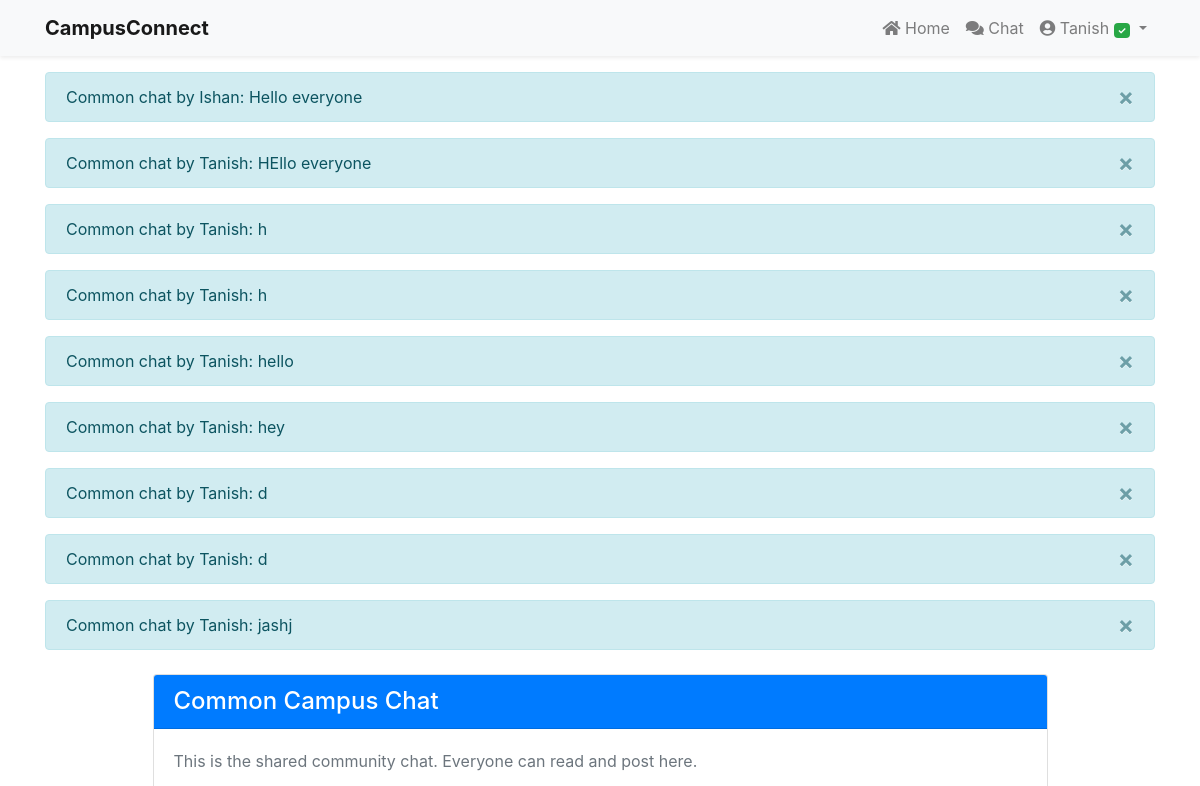
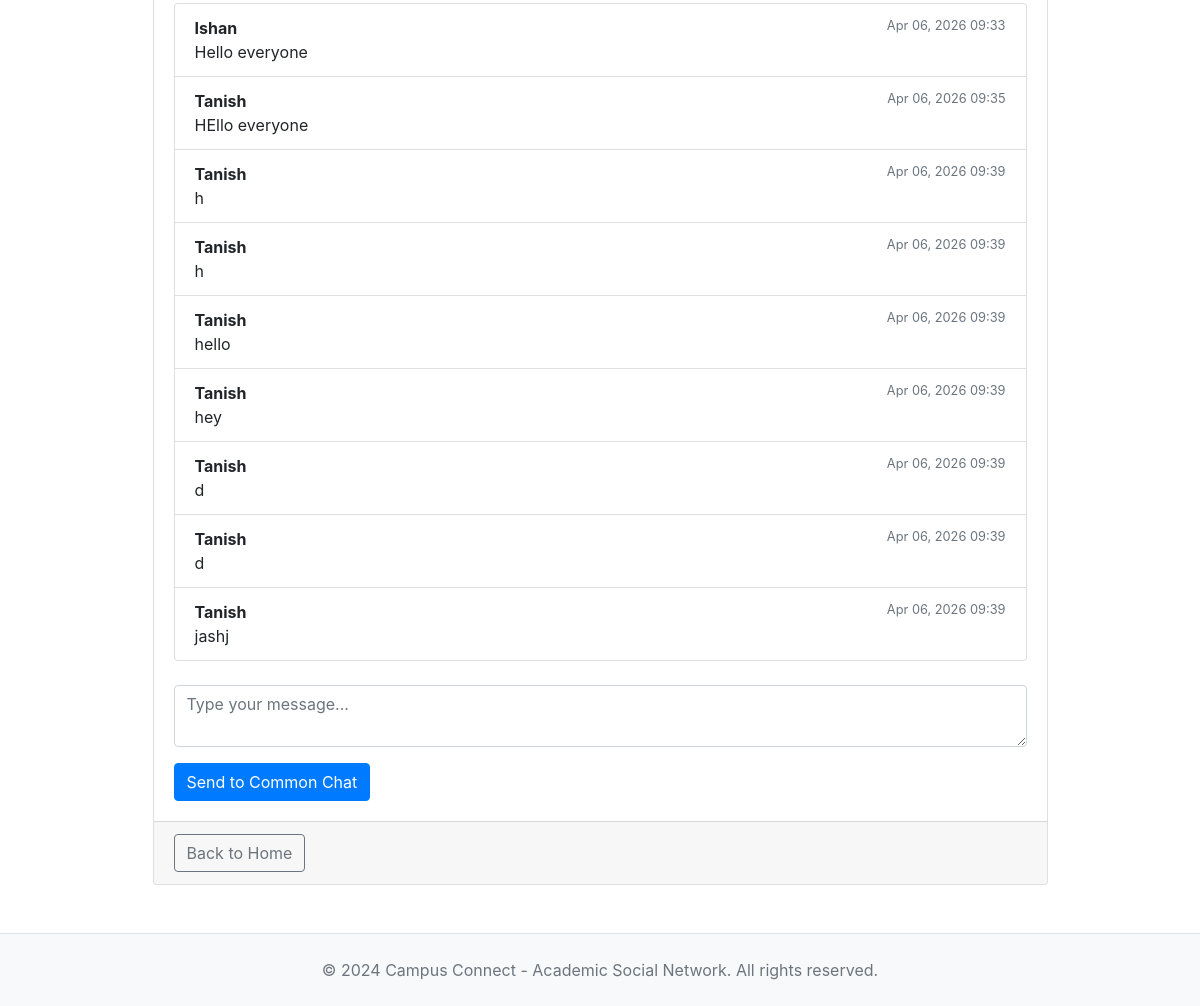
Screenshot of /common-chat/ (signed in) with the database file from the repository (2 pictures, top to bottom).
### accounts/models.py (models this page shows, shortened)
class User(AbstractUser):
    role = models.CharField(
        max_length=20,
        choices=ROLE_CHOICES,
        default='student',
        help_text='User role determining permissions and capabilities'
    )
    is_verified = models.BooleanField(
        default=False,
        help_text='Whether the user has verified their college email'
    )
    class Meta:
        ordering = ['-date_joined']
    def is_admin(self):
        return self.role == 'admin'
    def is_moderator(self):
        return self.role in ['moderator', 'admin']

class ChatMessage(models.Model):
    sender = models.ForeignKey(settings.AUTH_USER_MODEL, on_delete=models.CASCADE, related_name='sent_messages')
    recipient = models.ForeignKey(settings.AUTH_USER_MODEL, on_delete=models.CASCADE, related_name='received_messages', null=True, blank=True)
    message = models.TextField()
    created_at = models.DateTimeField(auto_now_add=True)
    is_common = models.BooleanField(default=False)
    class Meta:
        ordering = ['created_at']
    def __str__(self):
        if self.is_common:
            return f"Common chat by {self.sender.username}: {self.message[:30]}"
        return f"Private chat {self.sender.username} -> {self.recipient.username if self.recipient else 'None'}"

### accounts/views.py (the view)
# urls.py: path('common-chat/', views.common_chat, name='common_chat'),
@login_required
def common_chat(request):
    messages = ChatMessage.objects.filter(is_common=True).select_related('sender').order_by('created_at')
    if request.method == 'POST':
        form = ChatMessageForm(request.POST)
        if form.is_valid():
            chat = form.save(commit=False)
            chat.sender = request.user
            chat.is_common = True
            chat.save()
            return redirect('common_chat')
    else:
        form = ChatMessageForm()
    return render(request, 'accounts/common_chat.html', {
        'messages': messages,
        'form': form,
    })

### accounts/forms.py
class ChatMessageForm(forms.ModelForm):
    class Meta:
        model = ChatMessage
        fields = ['message']
        widgets = {
            'message': forms.Textarea(attrs={'class': 'form-control', 'rows': 2, 'placeholder': 'Type your message...'}),
        }

### accounts/templates/accounts/common_chat.html (shortened to what this page needs)
{% extends "accounts/layout.html" %}
{% block body %}
<div class="container mt-4">
    <div class="row justify-content-center">
        <div class="col-lg-10">
            <div class="card">
                <div class="card-header bg-primary text-white">
                    <h4 class="mb-0">Common Campus Chat</h4>
                </div>
                <div class="card-body">
                    <p class="text-muted">This is the shared community chat. Everyone can read and post here.</p>
                    <div class="mb-4">
                        {% if messages %}
                            <div class="list-group">
                                {% for message in messages %}
                                    <div class="list-group-item">
                                        <div class="d-flex justify-content-between">
                                            <strong>{{ message.sender.username }}</strong>
                                            <small class="text-muted">{{ message.created_at|date:'M d, Y H:i' }}</small>
                                        </div>
                                        <p class="mb-0">{{ message.message|linebreaksbr }}</p>
                                    </div>
                                {% endfor %}
                            </div>
                        {% else %}
                            <p class="text-muted">No messages yet. Send the first one!</p>
                        {% endif %}
                    </div>
                    <form method="post" action="{% url 'common_chat' %}">
                        <div class="mb-3">
                            {{ form.message }}
                        </div>
                        <button class="btn btn-primary">Send to Common Chat</button>
                    </form>
                </div>
                <div class="card-footer text-end">
                    <a href="{% url 'index' %}" class="btn btn-outline-secondary">Back to Home</a>
                </div>
            </div>
        </div>
    </div>
</div>
{% endblock %}

### accounts/templates/accounts/layout.html (shortened to what this page needs)
{% load static %}
<!DOCTYPE html>
<html lang="en">
<head>
    <link rel="stylesheet" href="https://stackpath.bootstrapcdn.com/bootstrap/4.4.1/css/bootstrap.min.css"
>
    <link rel="stylesheet" href="https://cdnjs.cloudflare.com/ajax/libs/font-awesome/5.15.4/css/all.min.css">
</head>
<body>
    <nav class="navbar navbar-expand-lg navbar-light bg-light shadow-sm">
        <div class="container">
            <a href="{% url 'index' %}" class="navbar-brand">
                <strong>CampusConnect</strong>
            </a>
            <div class="collapse navbar-collapse" id="navbarNav">
                <ul class="navbar-nav ml-auto">
                    <li class="nav-item">
                        <a href="{% url 'index' %}" class="nav-link">
                            <i class="fas fa-home"></i> Home
                        </a>
                    </li>
                    {% if user.is_authenticated %}
                        <li class="nav-item">
                            <a href="{% url 'common_chat' %}" class="nav-link">
                                <i class="fas fa-comments"></i> Chat
                            </a>
                        </li>
                        <li class="nav-item dropdown">
                            <a href="#" class="nav-link dropdown-toggle" role="button" data-toggle="dropdown">
                                <i class="fas fa-user-circle"></i> {{ user.username }}
                                {% if user.is_verified %}
                                <span class="badge badge-success" style="font-size: 10px;">✓</span>
                                {% endif %}
                            </a>
                        </li>
                    {% endif %}
                </ul>
            </div>
        </div>
    </nav>
    {% if messages %}
    <div class="container mt-3">
        {% for message in messages %}
        <div class="alert alert-{{ message.tags|default:'info' }} alert-dismissible fade show" role="alert">
            {{ message }}
            <button type="button" class="close" data-dismiss="alert">
                <span>&times;</span>
            </button>
        </div>
        {% endfor %}
    </div>
    {% endif %}
    <main class="container mt-4">
        {% block body %}{% endblock %}
    </main>
    <footer class="bg-light py-4 mt-5 border-top">
        <div class="container text-center text-muted">
            <p class="mb-0">&copy; 2024 Campus Connect - Academic Social Network. All rights reserved.</p>
        </div>
    </footer>
</body>
</html>

### rows the page displays
User: username "Tanish"
ChatMessage: is_common+sender+message "Common chat by Ishan: Hello everyone", sender.username "Ishan", created_at "Apr 06, 2026 09:33", message "Hello everyone"
ChatMessage: is_common+sender+message "Common chat by Tanish: HEllo everyone", sender.username "Tanish", created_at "Apr 06, 2026 09:35", message "HEllo everyone"
ChatMessage: is_common+sender+message "Common chat by Tanish: h", sender.username "Tanish", created_at "Apr 06, 2026 09:39", message "h"
ChatMessage: is_common+sender+message "Common chat by Tanish: h", sender.username "Tanish", created_at "Apr 06, 2026 09:39", message "h"
ChatMessage: is_common+sender+message "Common chat by Tanish: hello", sender.username "Tanish", created_at "Apr 06, 2026 09:39", message "hello"
ChatMessage: is_common+sender+message "Common chat by Tanish: hey", sender.username "Tanish", created_at "Apr 06, 2026 09:39", message "hey"
ChatMessage: is_common+sender+message "Common chat by Tanish: d", sender.username "Tanish", created_at "Apr 06, 2026 09:39", message "d"
ChatMessage: is_common+sender+message "Common chat by Tanish: d", sender.username "Tanish", created_at "Apr 06, 2026 09:39", message "d"
ChatMessage: is_common+sender+message "Common chat by Tanish: jashj", sender.username "Tanish", created_at "Apr 06, 2026 09:39", message "jashj"
